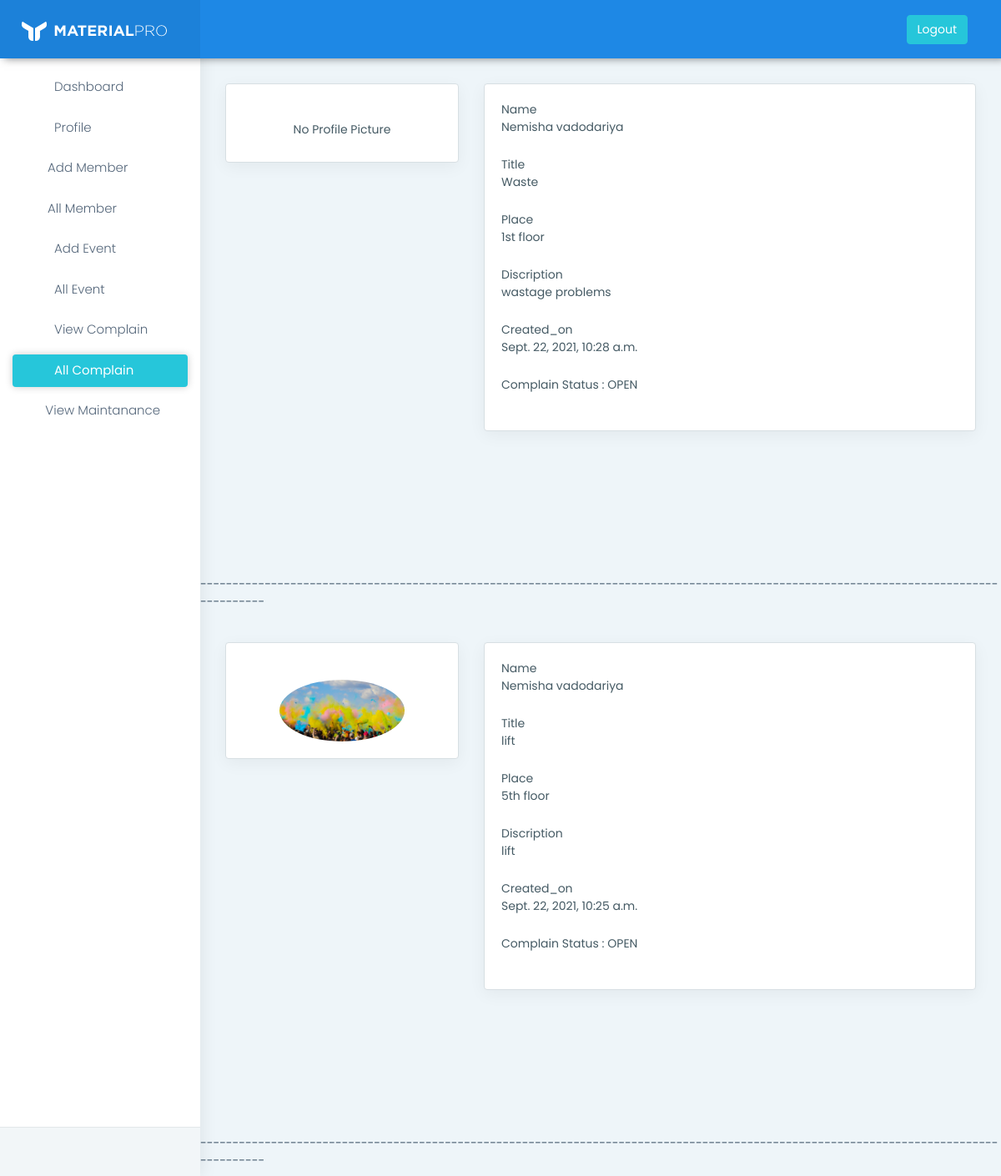
The page /sec/all-complain/ on the database its author committed.
### flatholder/models.py (models this page shows, shortened)
class Complain(models.Model):
    uid=models.ForeignKey(Userf,on_delete=models.CASCADE)
    title=models.CharField(max_length=100)
    place=models.CharField(max_length=50)
    dis=models.TextField()
    creted_on=models.DateTimeField(auto_now_add=True)
    cpic=models.FileField(upload_to='Complain',blank=True,null=True)
    status=models.CharField(default='OPEN',max_length=50)

class Userf(models.Model):
    fname = models.CharField(max_length=200)
    lname = models.CharField(max_length=100)
    email = models.EmailField()
    mobile = models.CharField(max_length=100)
    address = models.TextField()
    password = models.CharField(max_length=100)
    birth = models.DateField()
    occupation = models.CharField(max_length=100,default='')
    pic = models.FileField(upload_to='holderpic/',blank=True,null=True)
    role = models.CharField(default='user',max_length=50)

### myapp/views.py (the view)
# urls.py: path('all-complain/',views.all_complain,name='all-complain'),
def all_complain(request):
	complains=models.Complain.objects.all()[::-1]
	return render(request,'all-complain.html',{'complains':complains})

### myapp/templates/all-complain.html (shortened to what this page needs)
{% extends 'header.html' %}
{% load static %}
{% block content %}
<!DOCTYPE html>
<html dir="ltr" lang="en">
            {% for complain in complains %}
            <div class="container-fluid">
                <div class="row">
                    <div class="col-lg-4 col-xlg-3 col-md-5">
                        <div class="card">
                            {% if complain.cpic %}
                            <div class="card-body profile-card">
                                <center class="mt-4"> <img src="{{complain.cpic.url}}"
                                        class="rounded-circle" width="150" />
                                </center>
                            </div>
                            {% else %}
                            <div class="card-body profile-card">
                                <center class="mt-4">
                                    <label>No Profile Picture</label>
                                </center>
                            </div>
                            {% endif %}
                        </div>
                    </div>
                    <div class="col-lg-8 col-xlg-9 col-md-7">
                        <div class="card">
                            <div class="card-body">
                                    <div class="form-group">
                                        <label class="col-md-12 mb-0">Name</label>
                                        <div class="col-md-12">
                                            <label>{{complain.uid.fname}}   {{complain.uid.lname}}</label>
                                        </div>
                                    </div>
                                    <div class="form-group">
                                        <label class="col-md-12 mb-0">Title</label>
                                        <div class="col-md-12">
                                            <label>{{complain.title}}</label>
                                        </div>
                                    </div>
                                    <div class="form-group">
                                        <label class="col-md-12 mb-0">Place</label>
                                        <div class="col-md-12">
                                            <label>{{complain.place}}</label>
                                        </div>
                                    </div>
                                    <div class="form-group">
                                        <label class="col-md-12 mb-0">Discription</label>
                                        <div class="col-md-12">
                                            <label>{{complain.dis}}</label>
                                        </div>
                                    </div>
                                    <div class="form-group">
                                        <label class="col-md-12 mb-0">Created_on</label>
                                        <div class="col-md-12">
                                            <label>{{complain.creted_on}}</label>
                                        </div>
                                    </div>
                                    <div class="form-group">
                                        <label >Complain Status : {{complain.status}}</label>
                                    </div>
                            </div>
                        </div>
                    </div>
                </div>
            </div>
            <label>--------------------------------------------------------------------------------------------------------------------------------------</label>
            {% endfor %}
        </div>
    </div>
{% endblock %}

### rows shown on the page
Complain: cpic "No Profile Picture", uid.fname "Nemisha", uid.lname "vadodariya", title "Waste", place "1st floor", dis "wastage problems", creted_on "Sept. 22, 2021, 10:28 a.m.", status "OPEN"
Complain: cpic (picture), uid.fname "Nemisha", uid.lname "vadodariya", title "lift", place "5th floor", dis "lift", creted_on "Sept. 22, 2021, 10:25 a.m.", status "OPEN"
